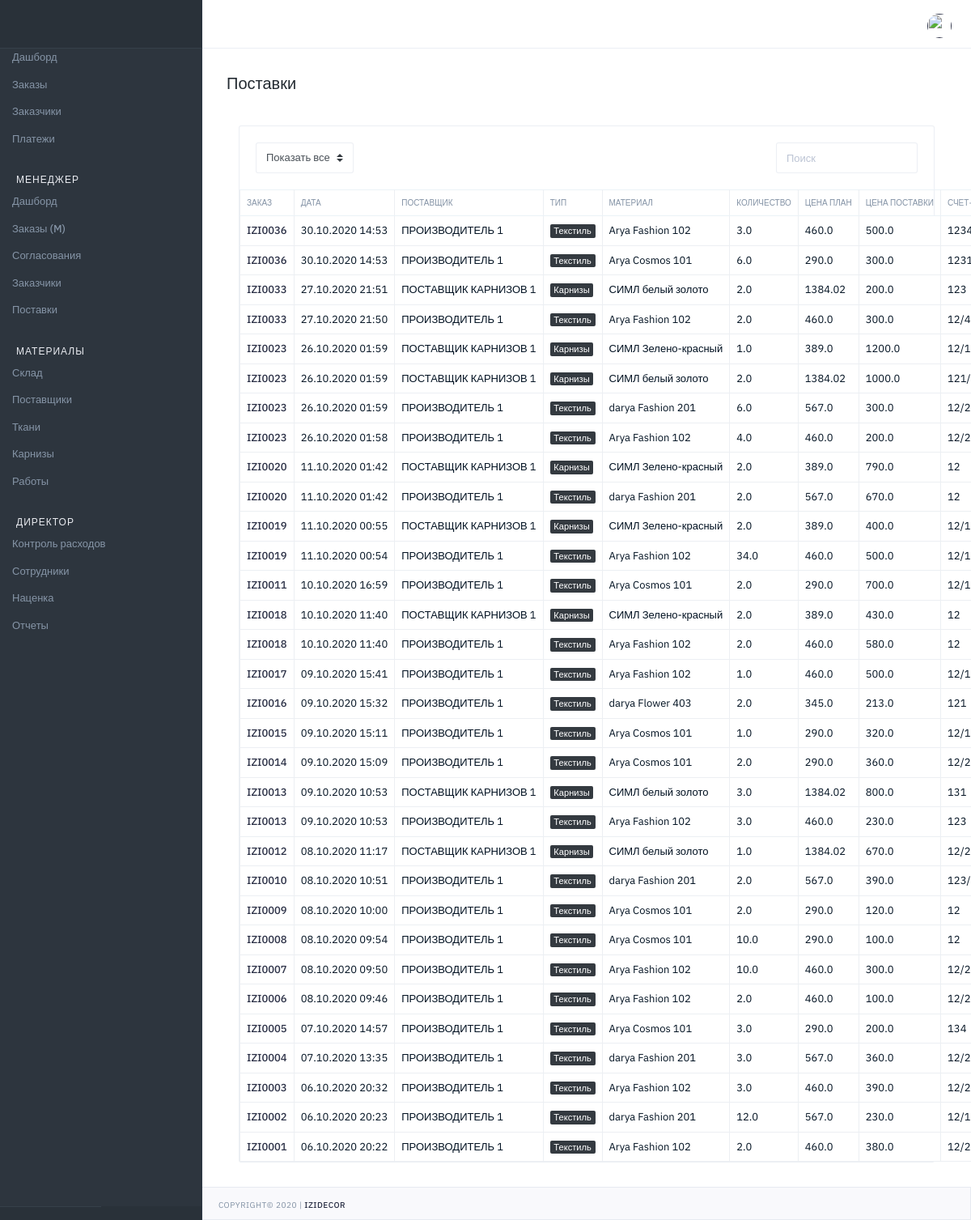
The page /manager/supplier/orders/ (signed in) on the database as committed earlier.
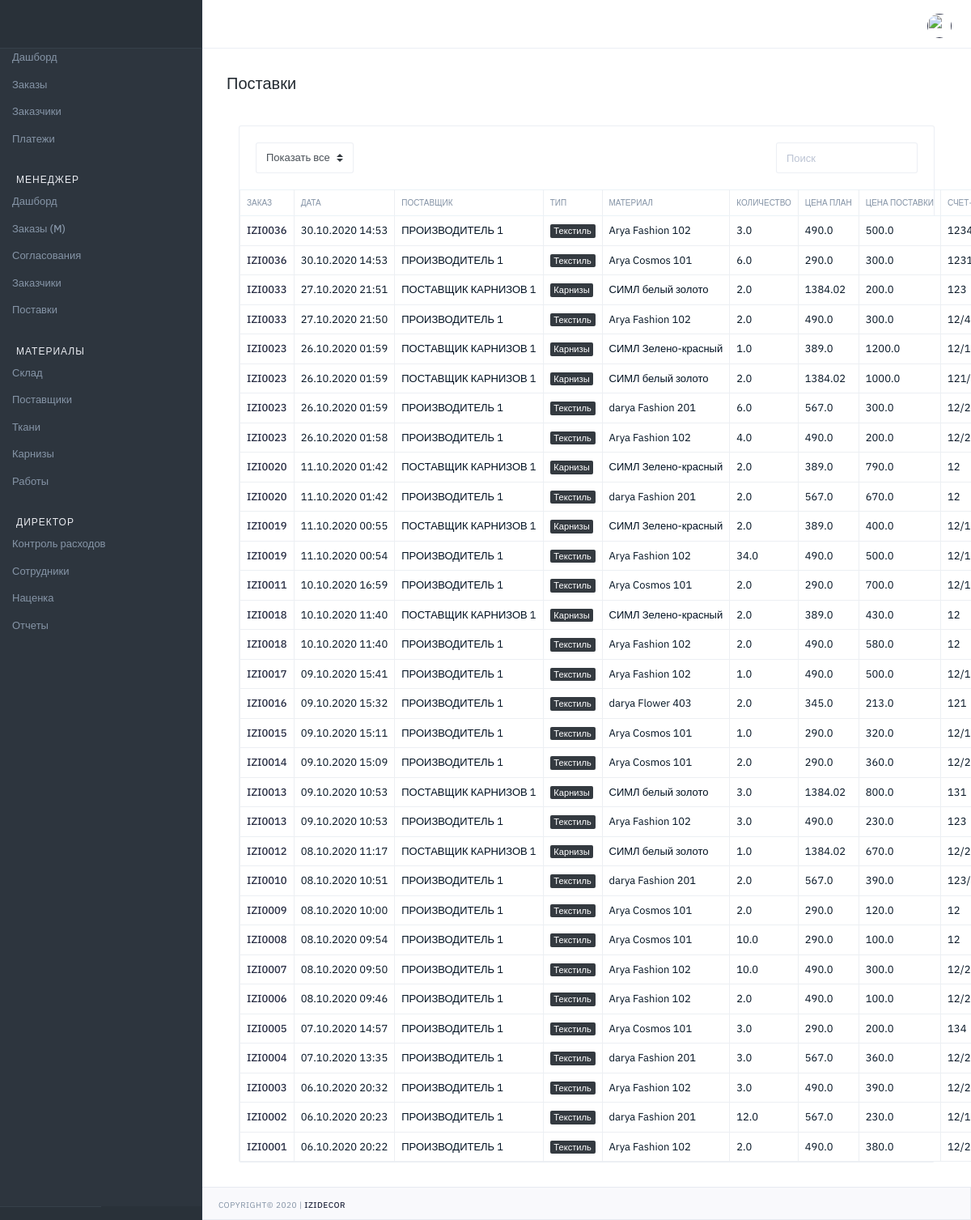
The same page on the database as committed later.
### manager/models.py (models this page shows, shortened)
class SupplierOrderedTextile(models.Model):
    ORDER_STATE = (
        (0, 'Не оплачено'),
        (1, 'Оплачено'),
    )
    type = models.CharField(verbose_name='Тип', max_length=100, default='Текстиль')
    order = models.ForeignKey(Order, null=True, blank=True, on_delete=models.CASCADE, verbose_name='Заказ')
    item = models.ForeignKey(OrderItemTextile1, null=True, blank=True, on_delete=models.CASCADE, verbose_name='Позиция')
    price = models.FloatField(verbose_name='Цена поставщика', max_length=100, default=0)
    receipt = models.CharField(verbose_name='Счет', max_length=100)
    status = models.IntegerField(verbose_name="Состояние заказа", choices=ORDER_STATE, default=0)
    date_created = models.DateTimeField(verbose_name='Дата создания', auto_now_add=True, null=True)

### orders/models.py (models this page shows, shortened)
class OrderItemTextile1(models.Model):
    ORDER_STATE = (
        (0, 'Не заказан'),
        (1, 'Заказ отправлен'),
        (2, 'Заказан'),
        (3, 'Оплачен'),
        (4, 'Отгружены'),
        (5, 'В наличии'),
        (6, 'Отсутствует у поставщика'),
    )
    ORDER_STATE_ICON = (
        (0, 'fa-circle-thin'),
        (1, 'target'),
        (2, 'disc'),
        (3, 'dollar-sign'),
        (4, 'arrow-down-circle'),
        (5, 'arrow-down-circle'),
        (6, 'alert-circle'),
    )
    specification = models.ForeignKey(Specification, null=True, on_delete=models.CASCADE, verbose_name='Спецификация')
    version = models.CharField(verbose_name='Версия', max_length=100, blank=True)
    order = models.ForeignKey(Order, null=True, blank=True, on_delete=models.CASCADE, verbose_name='Заказ')
    item = models.ForeignKey(Textile, null=True, on_delete=models.CASCADE, verbose_name='Материал', )
    quantity = models.FloatField(default=1, verbose_name='Количество')
    markup = models.FloatField(verbose_name='Наценка', max_length=100, default=1)
    ordered = models.IntegerField(verbose_name="Состояние заказа", choices=ORDER_STATE, default=0)
    ordered_icon = models.IntegerField(verbose_name="Состояние заказа icon", choices=ORDER_STATE_ICON, default=0)

class Order(models.Model):
    STATUS_V = (
        (0, 'Запланирован'),
        (1, 'КП подготовлено'),
        (2, 'КП утверждено'),
        (3, 'Договор подготовлен'),
        (4, 'Договор подписан'),
        (5, 'Аванс получен'),
        (6, 'Материалы заказаны'),
        (7, 'Материалы оплачены'),
        (8, 'Материалы отгружены'),
        (9, 'Работы заказаны'),
        (10, 'Заказ выдан'),
        (11, 'Архив'),
    )
    STATUS_CSS = (
        (0, 'secondary'),
        (1, 'secondary'),
        (2, 'secondary'),
        (3, 'info'),
        (4, 'info'),
        (5, 'primary'),
        (6, 'primary'),
        (7, 'primary'),
        (8, 'primary'),
        (9, 'primary'),
        (10, 'success'),
        (11, 'warning'),
    )
    STATUS_P = (
        (0, 0),
        (1, 10),
        (2, 20),
        (3, 30),
        (4, 40),
        (5, 50),
        (6, 60),
        (7, 70),
        (8, 80),
        (9, 90),
        (10, 100),
        (11, 0)
    )
    STATUS_V_T = (
        (0, 'Не заказаны'),
        (1, 'Заказаны'),
        (2, 'Оплачены'),
        (3, 'Отгружены'),
    )
    STATUS_V_D = (
        (0, 'Нет скидки'),
        (1, 'Не согласована'),
        (2, 'Согласована'),
        (3, 'Отказано'),
    )
    STATUS_V_D2 = (
        (0, 'Нет скидки'),
        (1, 'Ожидание согласования'),
        (2, 'Согласована'),
        (3, 'Отказано'),
        (4, 'Частичное согласование'),
    )
    number = models.CharField(verbose_name='Номер', max_length=100, blank=True, null=True, default=GetCountOrder)
    status = models.IntegerField(verbose_name='Статус', choices=STATUS_V, default=0)
    status_css = models.IntegerField(verbose_name='Статус', choices=STATUS_CSS, default=0)
    progress = models.IntegerField(verbose_name='Прогресс', choices=STATUS_P, default=0)
    textile_state = models.IntegerField(verbose_name='Состояние по текстилю', choices=STATUS_V_T, default=0)
    cornice_state = models.IntegerField(verbose_name='Состояние по карнизам', choices=STATUS_V_T, default=0)
    work_state = models.IntegerField(verbose_name='Состояние по работам', choices=STATUS_V_T, default=0)
    discount_status = models.IntegerField(verbose_name='Общий статус скидки', choices=STATUS_V_D2, default=0)
    discount_t = models.FloatField(verbose_name='Скидка к текстилю', max_length=100, blank=True, null=True, default=1)
    discount_t_s = models.IntegerField(verbose_name='Статус скидки', choices=STATUS_V_D, default=0)
    discount_c = models.FloatField(verbose_name='Скидка к карнизам', max_length=100, blank=True, null=True, default=1)
    discount_c_s = models.IntegerField(verbose_name='Статус скидки', choices=STATUS_V_D, default=0)
    discount_w = models.FloatField(verbose_name='Скидка к работам', max_length=100, blank=True, null=True, default=1)
    discount_w_s = models.IntegerField(verbose_name='Статус скидки', choices=STATUS_V_D, default=0)
    discount_view = models.IntegerField(verbose_name='Просмотр скидки', default=0)
    date_created = models.DateTimeField(verbose_name='Дата создания', auto_now_add=True, null=True)
    date_finished = models.DateField(verbose_name='Дата исполнения', blank=True, null=True)
    user = models.ForeignKey(User, on_delete=models.CASCADE, verbose_name='Пользователь', blank=True, null=True)
    user_view = models.IntegerField(verbose_name='Просмотр', default=0)

### materials/models.py (models this page shows, shortened)
class Textile(models.Model):
    article = models.CharField(verbose_name='Артикул', max_length=100, blank=True)
    manufacturer = models.ForeignKey(TextileManufact, null=True, on_delete=models.CASCADE, verbose_name='Производитель', blank=True)
    collection = models.ForeignKey(TextileCollection, null=True, on_delete=models.CASCADE, verbose_name='Коллекция')
    designation = models.CharField(verbose_name='Обозначение', max_length=100, blank=True)
    model = models.CharField(verbose_name='Модель', max_length=100)
    color = models.CharField(verbose_name='Цвет', max_length=100, default='', null=True, blank=True)
    height = models.CharField(verbose_name='Высота', max_length=100, null=True, blank=True)
    price_opt = models.FloatField(verbose_name='Цена отп', null=True, blank=True)
    currency = models.CharField(verbose_name='Валюта', max_length=100, default='руб.', null=True, blank=True)
    type_i = models.CharField(verbose_name='Тип измерения', max_length=100, default='шт', null=True, blank=True)
    date_created = models.DateTimeField(verbose_name='Дата создания', auto_now_add=True, null=True)

class TextileManufact(models.Model):
    type_p = models.CharField(verbose_name='Тип', max_length=100, default='Текстиль')
    name = models.CharField(verbose_name='Производитель', max_length=100)
    email = models.EmailField(verbose_name='email', default='')
    phone = models.CharField(verbose_name='Телефон', max_length=100, blank=True, null=True)
    manager = models.CharField(verbose_name='Менеджер', max_length=100, blank=True, null=True)

class TextileCollection(models.Model):
    name = models.CharField(verbose_name='Коллекция', max_length=100, blank=True)
    manufacturer = models.ForeignKey(TextileManufact, null=True, on_delete=models.CASCADE, verbose_name='Производитель', blank=True)
    def __str__(self):
        return str(self.name)

### manager/views.py (the view)
# urls.py: path('supplier/orders/', M_SupplierOrders, name="supplier_orders"),
@login_required(login_url='login')
def M_SupplierOrders(request):
    qs = SupplierOrderedTextile.objects.all()
    qc = SupplierOrderedCornice.objects.all()
    result_list = sorted(
        chain(qs, qc),
        key=attrgetter('date_created'), reverse=True)
    return render(request, 'manager/supplier_orders.html', context={'orders': result_list})

### main/template_tags/custom_tags.py (called while the page is built)
@register.filter(name='has_group')
def has_group(user, group_name):
    return user.groups.filter(name=group_name).exists()

@register.simple_tag()
def get_new_orders():
    result = Order.objects.filter(status__gte=5, user_view=0).count()
    return result

@register.simple_tag()
def get_discount():
    result = Order.objects.filter(status__lte=3, discount_status=1, discount_view=0).count()
    return result

@register.simple_tag()
def get_finish_orders():
    result = Order.objects.filter(status=9).count()
    return result

### materials/models.py (called while the page is built)
    def __str__(self):
        return str(self.name).upper()

### manager/templates/manager/supplier_orders.html (shortened to what this page needs)
{% extends "main/base.html" %}
{% block title_h1 %}Поставки{% endblock %}
{% block body_content %}
                     <div class="col-md-12 col-lg-12">
                        <div class="card mg-b-30">
                           <div class="card-body pd-0">
                                           <div class="row">
                                             <div class="mg-20 form-inline wd-100p">
                                                <div class="col-sm-6">
                                                   <div class="form-group">
                                                      <select id="foo-filter-status" class="custom-select">
                                                         <option value="">Показать все</option>
                                                      </select>
                                                   </div>
                                                </div>
                                                <div class="col-sm-6">
                                                   <div class="form-group ft-right">
                                                      <input id="foo-search" type="text" placeholder="Поиск" class="form-control" autocomplete="off">
                                                   </div>
                                                </div>
                                             </div>
                                          </div>
                                          <table id="foo-filtering" class="table table-bordered table-hover toggle-circle" data-page-size="50">
                                              <thead class="tx-10 tx-uppercase">
                                                 <tr>
                                                    <th>Заказ</th>
                                                     <th>Дата</th>
                                                     <th>Поставщик</th>
                                                    <th>Тип</th>
                                                    <th>Материал</th>
                                                     <th>Количество</th>
                                                     <th>Цена план</th>
                                                     <th>Цена поставки</th>
                                                     <th>Счет-фактура</th>
                                                 </tr>
                                              </thead>
                                             <tbody>
                                                {% for q in orders %}
                                                    <tr class="table table-bordered table-hover">
                                                        <td><a href="{% url 'manager:order_view' q.order.id %}">{{q.order.number}}</a></td>
                                                        <td>{{q.date_created|date:'d.m.Y H:i'}}</td>
                                                        <td>{{q.item.item.manufacturer.name}}</td>
                                                        <td><span class="badge badge-dark">{{ q.type }}</span></td>
                                                        <td>{{ q.item.item.collection }} {{ q.item.item.model }} {{ q.item.item.color }}</td>
                                                        <td>{{ q.item.quantity }}</td>
                                                        <td>{{ q.item.item.price_opt }}</td>
                                                        <td>{{ q.price }}</td>
                                                        <td>{{ q.receipt }}</td>
                                                    </tr>
                                                {% endfor %}
                                             </tbody>
                                          </table>
                           </div>
                        </div>
                     </div>
{% endblock %}

Rows that differ between the two databases and show on the page:
changed through a linked row, SupplierOrderedTextile (number 1 of 24 on the later page): item.item.price_opt "460.0" → "490.0"
changed through a linked row, SupplierOrderedTextile "12/44 от 20.10.2020": item.item.price_opt "460.0" → "490.0"
changed through a linked row, SupplierOrderedTextile (number 5 of 24 on the later page): item.item.price_opt "460.0" → "490.0"
changed through a linked row, SupplierOrderedTextile "IZI0019": item.item.price_opt "460.0" → "490.0"
changed through a linked row, SupplierOrderedTextile "IZI0018": item.item.price_opt "460.0" → "490.0"
changed through a linked row, SupplierOrderedTextile "IZI0017": item.item.price_opt "460.0" → "490.0"
changed through a linked row, SupplierOrderedTextile "IZI0013": item.item.price_opt "460.0" → "490.0"
changed through a linked row, SupplierOrderedTextile "IZI0007": item.item.price_opt "460.0" → "490.0"
changed through a linked row, SupplierOrderedTextile "IZI0006": item.item.price_opt "460.0" → "490.0"
changed through a linked row, SupplierOrderedTextile "IZI0003": item.item.price_opt "460.0" → "490.0"
changed through a linked row, SupplierOrderedTextile "IZI0001": item.item.price_opt "460.0" → "490.0"
